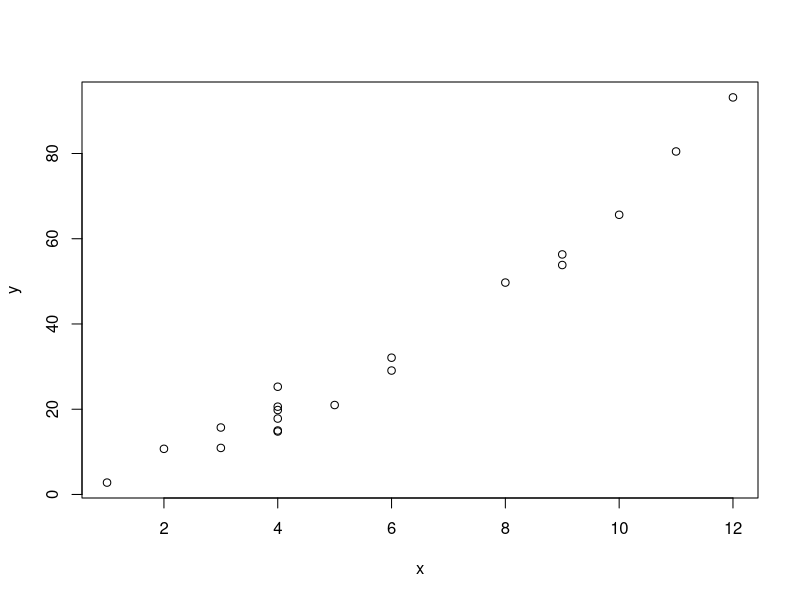
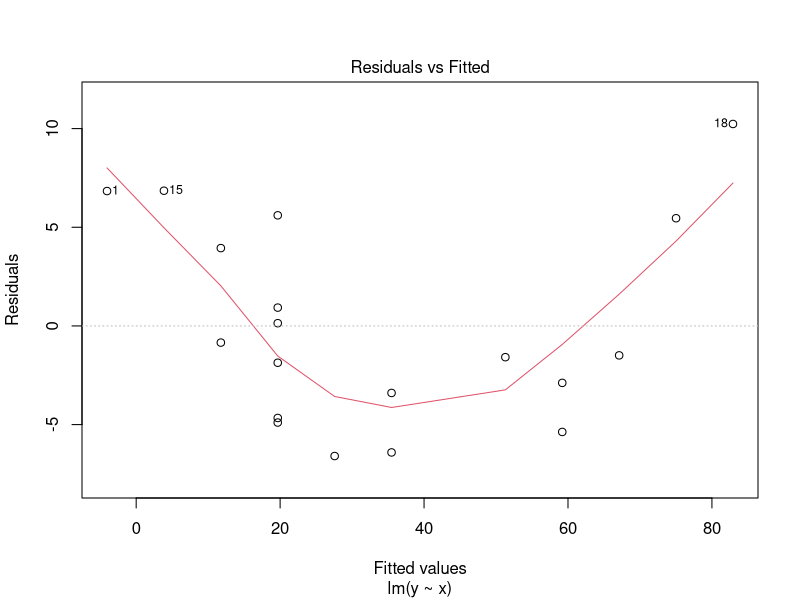
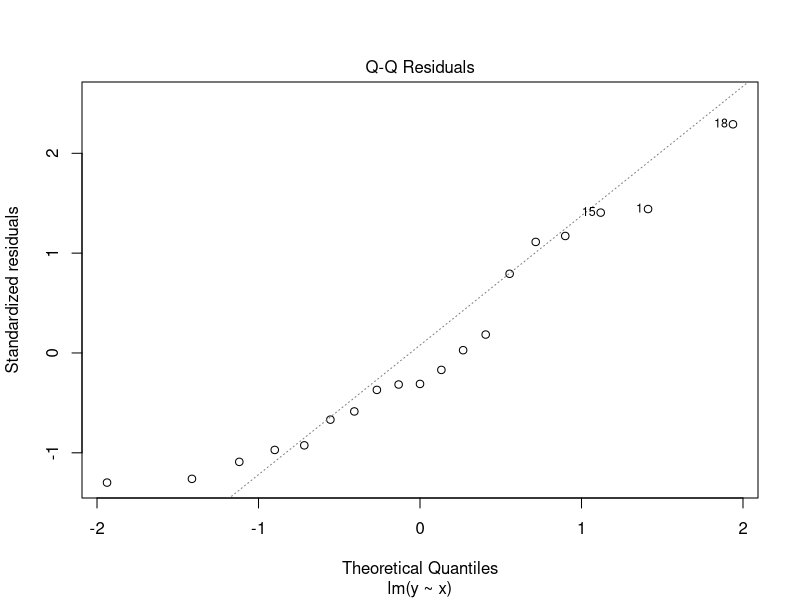
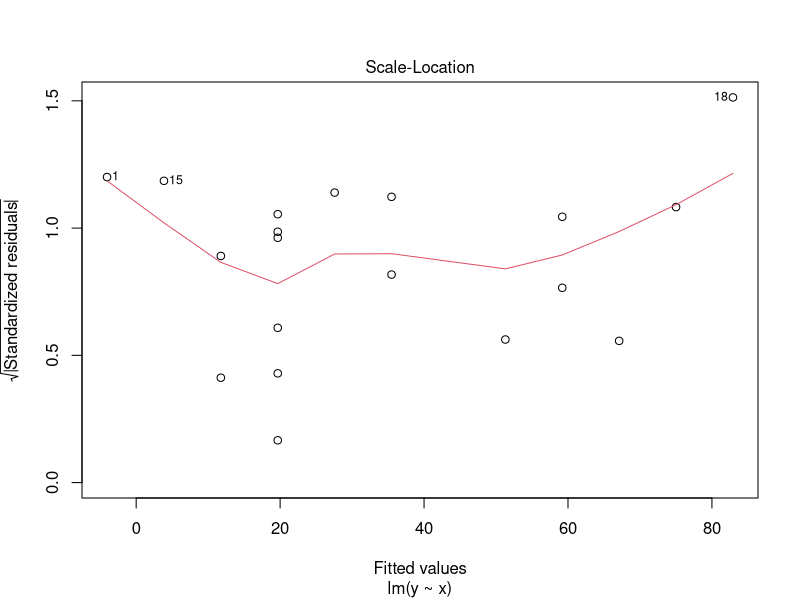
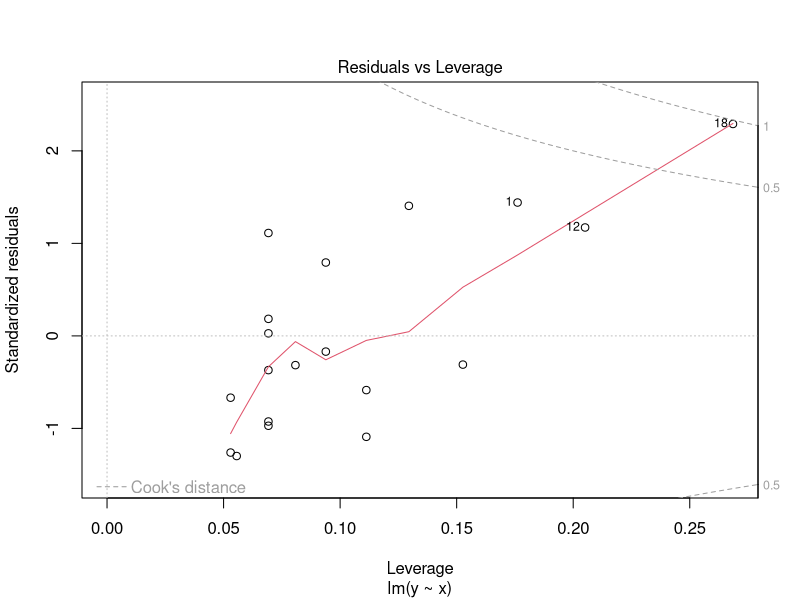
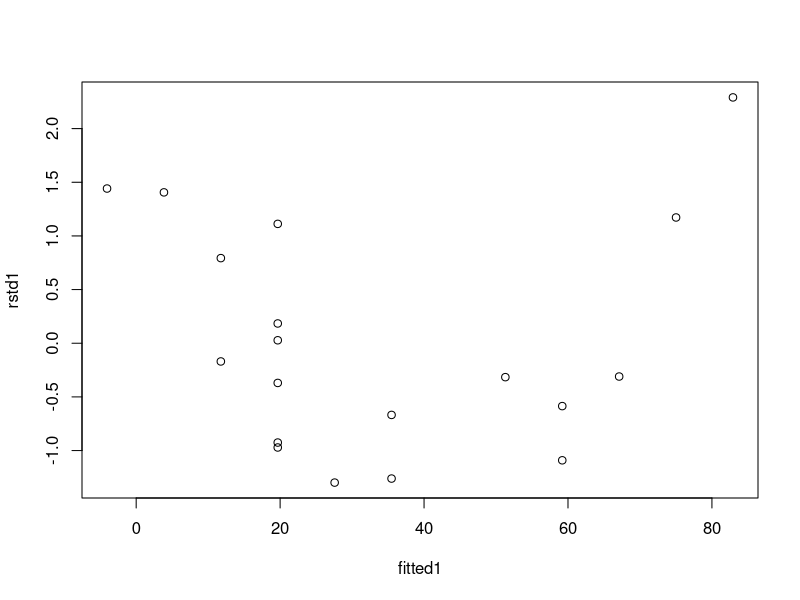
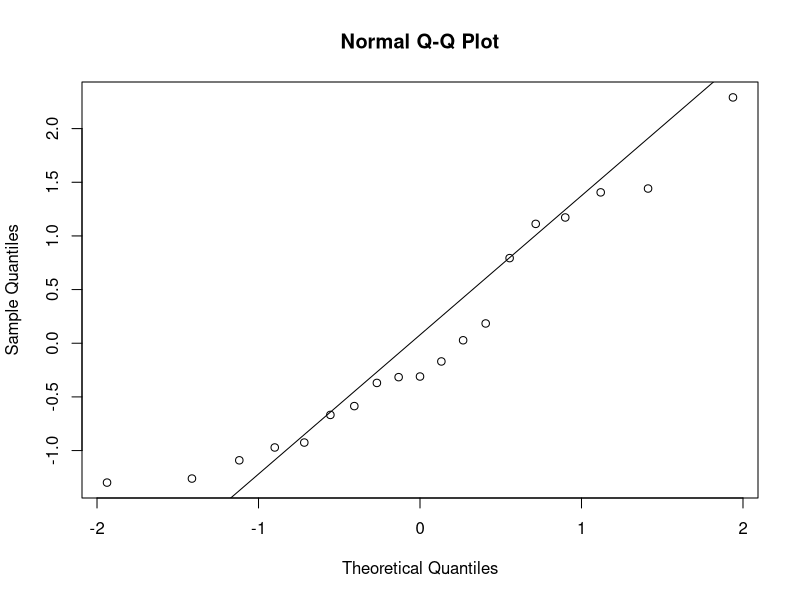
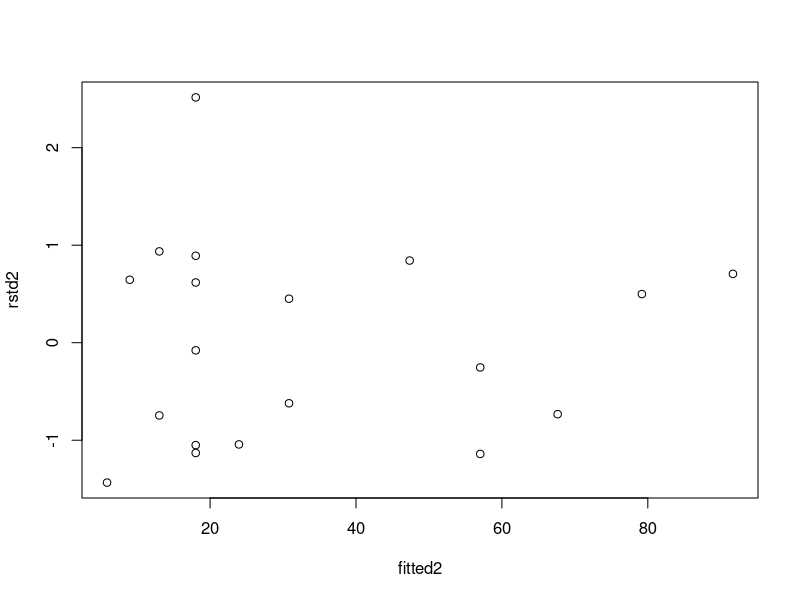

Generate these figures, in order, with R:
##########################
# Linear regression in R #
##########################


# Create some data
x <- c(1,3,4,5,4,3,6,4,8,9,10,11,4,6,2,4,9,12,4)
n = length(x)
y <- 3 + 1.6 * x + + 0.5 * x^2 + rnorm(n,mean=0,sd=4)
plot(x,y)      #scatterplot

# Fit a linear regression model
fit1 <- lm(y~x)       # intercept is included automatically
summary(fit1)

plot(fit1)      # Some standard diagnostics for checking model assumptions

# Alternatively can do this by hand
fitted1 <- fit1$fitted      # fitted values y_hat
rstd1 <- rstandard(fit1)    # standardized residuals

# Residuals against fitted. Always look at this plot. Goal: See no pattern whatsoever
plot(fitted1,rstd1)                 # See the U-shaped pattern?
                                    # Suggests including a quadratic term

# Normality
qqnorm(rstd1)
qqline(rstd1)               # Normality looks OK




# Try a new model
x.sq = x^2
fit2 <- lm(y ~ x + x.sq)
summary(fit2)

fitted2 <- fit2$fitted      # fitted values y_hat
rstd2 <- rstandard(fit2)    # standardized residuals

plot(fitted2,rstd2)         # Now it looks OK. => Use model fit2, not fit1.
          
qqnorm(rstd2)
qqline(rstd2)               # OK




?lm

fit2$model                  # It doesn't show the first column that is constant all 1's. But it is used nevertheless (intercept).

fit2$coefficients           # The OLS estimate beta_hat
vcov(fit2)                  # The variance/covariance matrix of beta_hat





# Illustrate Near-collinearity
x3 <- 2*x + 5*x.sq + rnorm(n,mean=0,sd=0.01)

fit3 <- lm(y ~ x + x.sq + x3)
summary(fit3)               # The standard errors became huge now. Hard to identify the beta's.
plot(fit3)

fitted3 <- fit3$fitted      # fitted values y_hat
rstd3 <- rstandard(fit3)    # standardized residuals

plot(fitted3,rstd3)         #

qqnorm(rstd3)
qqline(rstd3)               # 




# How to detect near (multi-)collinearity?
# Check whether one of the Variance Inflation Factors (VIF) is > 10.  If yes => potential problem.

# install.packages("car")
library(car)                # need to install package 'car' first

vif(fit2)                   # Not great, but not tooo bad either
vif(fit3)                   # Catastrophic. Clearly, one of the variables has to go.




# Check numerical stability of calculations by hand


# Create model matrix X for model fit3
fit3$model                  # Doesn't include constant column with all ones. Have to add it by hand
const <- rep(1,n)
X3_ <- cbind(const,fit3$model[,2:4])
X3_                         # Can't do matrix opertions on this array. Have to convert to matrix.
X3 <- as.matrix(X3_)    
X3                          # That's it

# Easier alternative: X3 <- model.matrix(fit3)

beta_hat3_naive <- solve(t(X3) %*% X3) %*% t(X3) %*% y
t(beta_hat3_naive)
fit3$coef                   # Here the naive method doesn't create problems yet.

summary(fit3)
names(summary(fit3))
sigma3 <- summary(fit3)$sigma

V3_naive <- sigma3^2 * solve(t(X3) %*% X3)      
V3_naive
vcov(fit3)                  # Comparison shows that the naive method still works






# Let's make it worse
x4 <- 2*x + 5*x.sq + rnorm(n,mean=0,sd=0.00005)

fit4 <- lm(y ~ x + x.sq + x4)
summary(fit4)
vif(fit4)           # HUGE

X4 <- model.matrix(fit4)

beta_hat4_naive <- solve(t(X4) %*% X4) %*% t(X4) %*% y
t(beta_hat4_naive)
fit4$coef                   # Here the naive method gives a slightly different result. Numerical instability (rounding error).

sigma4 <- summary(fit4)$sigma
V4_naive <- sigma4^2 * solve(t(X4) %*% X4)      
V4_naive
vcov(fit4)                  # Comparison shows that the naive method start's getting into trouble







# Even worse
x5 <- 2*x + 5*x.sq + rnorm(n,mean=0,sd=0.000005)

fit5 <- lm(y ~ x + x.sq + x5)
summary(fit5)                 # Even R's QR decomposition can't deal with it any more.




